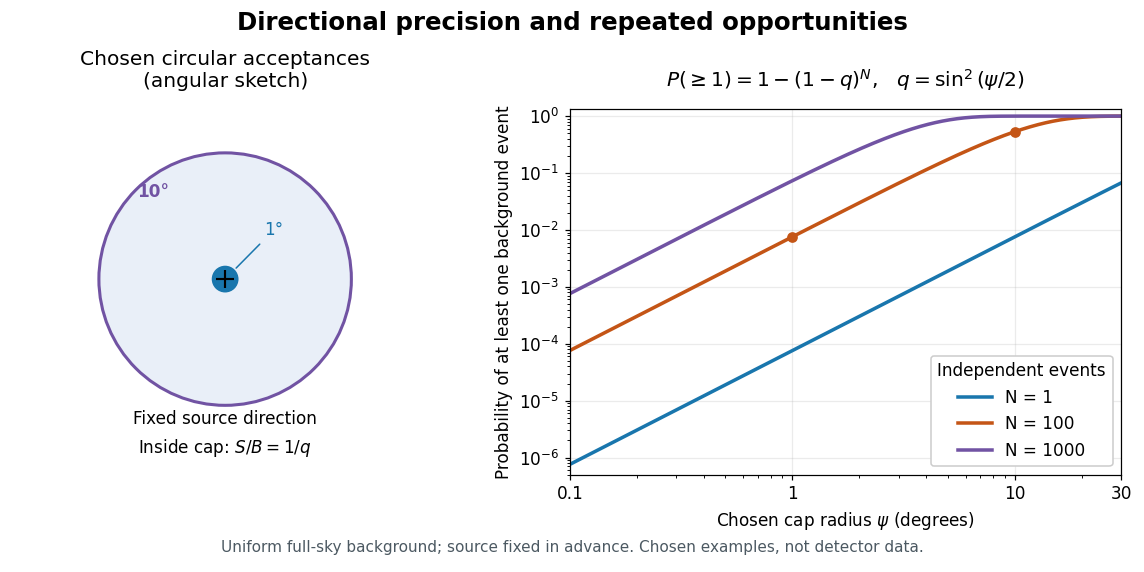

The Python source for this figure:
"""Exact spherical-cap toy, not fitted data.

Python 3.14, matplotlib 3.10.7, NumPy 2.3.5. Run from _media to emit PNG.
"""
from pathlib import Path

import matplotlib.pyplot as plt
from matplotlib.patches import Circle
import numpy as np


def main():
    plt.rcParams.update({"font.size": 11, "font.family": "DejaVu Sans"})
    fig, (left, right) = plt.subplots(1, 2, figsize=(10.4, 5.2), dpi=110,
                                     gridspec_kw={"width_ratios": [0.9, 1.3]})
    fig.patch.set_facecolor("white")
    left.set(xlim=(-12.8, 12.8), ylim=(-13, 16), aspect="equal")
    left.axis("off")
    left.add_patch(Circle((0, 2.5), 10, facecolor="#e9eff8", edgecolor="#7153a3", lw=2))
    left.add_patch(Circle((0, 2.5), 1, facecolor="#1976ad", edgecolor="#1976ad"))
    left.plot(0, 2.5, "+", color="black", ms=12, mew=1.4)
    left.annotate("1°", xy=(0.7, 3.2), xytext=(3.1, 6),
                  arrowprops=dict(arrowstyle="-", color="#1976ad"), color="#1976ad")
    left.text(-7, 9, "10°", color="#7153a3", weight="bold")
    left.text(0, -9, "Fixed source direction", ha="center")
    left.text(0, -11.3, r"Inside cap: $S/B=1/q$", ha="center")
    left.set_title("Chosen circular acceptances\n(angular sketch)", pad=14)

    radius = np.geomspace(0.1, 30, 600)
    # sin²(psi/2) equals (1-cos(psi))/2 without cancellation near zero.
    q = np.sin(np.deg2rad(radius) / 2) ** 2
    for count, color in [(1, "#1976ad"), (100, "#c45516"), (1000, "#7153a3")]:
        probability = -np.expm1(count * np.log1p(-q))
        right.plot(radius, probability, color=color, lw=2.3, label=f"N = {count}")
    for angle in (1, 10):
        value = -np.expm1(100 * np.log1p(-np.sin(np.deg2rad(angle) / 2) ** 2))
        right.plot(angle, value, "o", color="#c45516", ms=6)
    right.set(xscale="log", yscale="log", xlim=(0.1, 30), ylim=(5e-7, 1.35),
              xlabel=r"Chosen cap radius $\psi$ (degrees)",
              ylabel="Probability of at least one background event")
    right.set_xticks([0.1, 1, 10, 30], labels=["0.1", "1", "10", "30"])
    right.grid(True, which="major", alpha=0.25)
    right.legend(title="Independent events", loc="lower right", framealpha=1)
    right.set_title(r"$P(\geq 1)=1-(1-q)^N$,   $q=\sin^2(\psi/2)$", pad=14)
    fig.suptitle("Directional precision and repeated opportunities", fontsize=16, weight="bold", y=0.98)
    fig.text(0.5, 0.035, "Uniform full-sky background; source fixed in advance. Chosen examples, not detector data.",
             ha="center", fontsize=10, color="#4c5962")
    fig.subplots_adjust(left=0.03, right=0.98, bottom=0.17, top=0.81, wspace=0.33)
    fig.savefig(Path.cwd() / (Path(__file__).stem + ".png"), facecolor="white", transparent=False)
    plt.close(fig)


if __name__ == "__main__":
    main()
